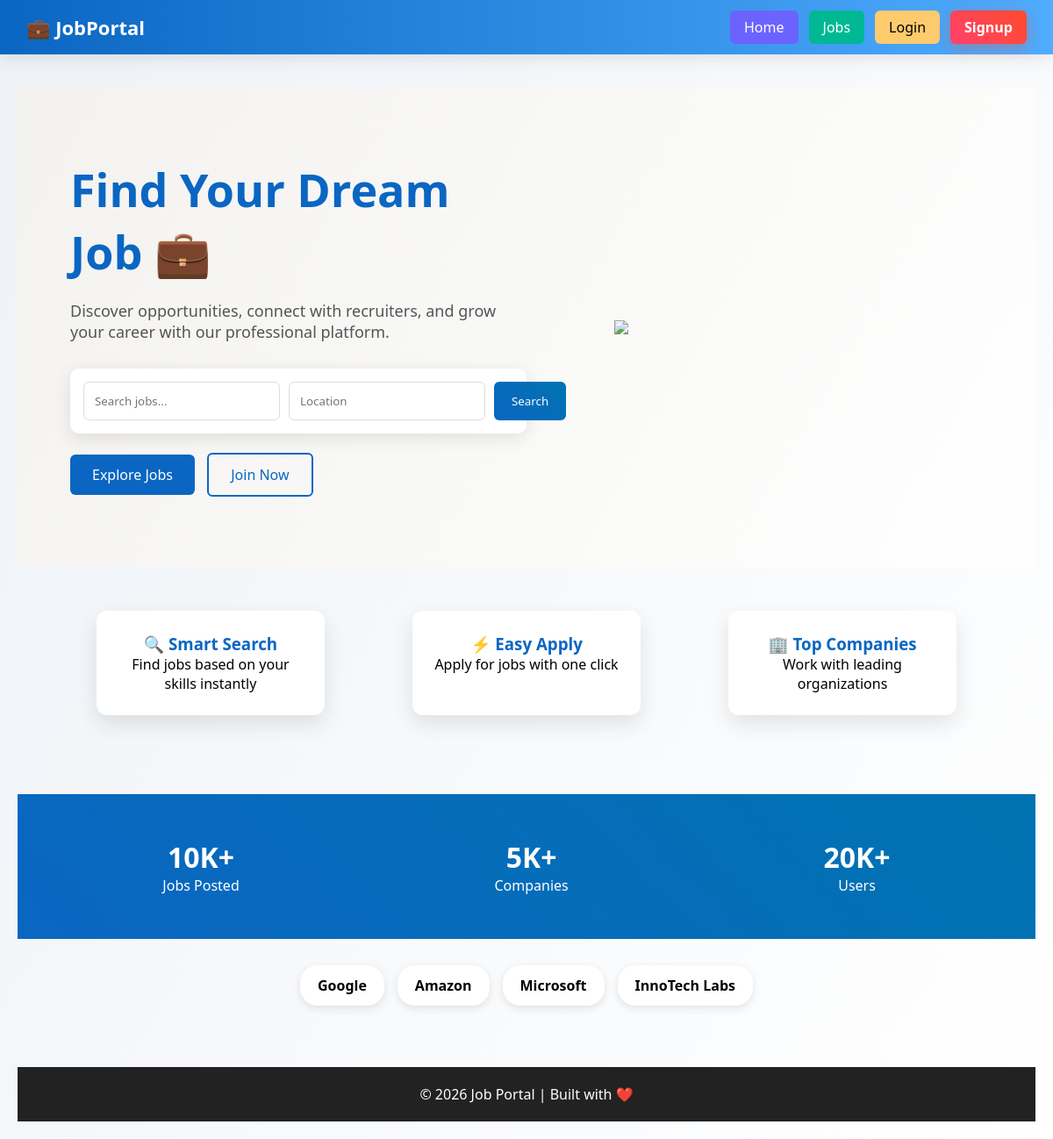
The page / on the database its author committed.
### jobs/models.py (models this page shows, shortened)
class Job(models.Model):
    title = models.CharField(max_length=200)
    description = models.TextField()
    company = models.CharField(max_length=200)
    location = models.CharField(max_length=100)
    posted_by = models.ForeignKey(User, on_delete=models.CASCADE)

### jobs/views.py (the view)
# urls.py: path('', views.home),
def home(request):
    jobs = Job.objects.all()[:6]
    companies = Job.objects.values_list('company', flat=True).distinct()
    return render(request, 'home.html', {
        'jobs': jobs,
        'companies': companies
    })

### templates/home.html (shortened to what this page needs)
{% extends 'base.html' %} {% block content %}
<div class="hero">
  <div class="hero-text">
    <h1>Find Your Dream Job 💼</h1>
    <p>
      Discover opportunities, connect with recruiters, and grow your career with
      our professional platform.
    </p>
    <form action="/jobs/" method="GET" class="search-box">
      <input type="text" name="q" placeholder="Search jobs..." />
      <input type="text" name="location" placeholder="Location" />
      <button type="submit">Search</button>
    </form>
    <br />
    <a href="/jobs/" class="btn-primary">Explore Jobs</a>
    <a href="/signup/" class="btn-secondary">Join Now</a>
  </div>
  <img src="https://cdn-icons-png.flaticon.com/512/1995/1995574.png" />
</div>
<div class="features">
  <div class="feature-card">
    <h3>🔍 Smart Search</h3>
    <p>Find jobs based on your skills instantly</p>
  </div>
  <div class="feature-card">
    <h3>⚡ Easy Apply</h3>
    <p>Apply for jobs with one click</p>
  </div>
  <div class="feature-card">
    <h3>🏢 Top Companies</h3>
    <p>Work with leading organizations</p>
  </div>
</div>
<div class="stats">
  <div class="stat">
    <h2>10K+</h2>
    <p>Jobs Posted</p>
  </div>
  <div class="stat">
    <h2>5K+</h2>
    <p>Companies</p>
  </div>
  <div class="stat">
    <h2>20K+</h2>
    <p>Users</p>
  </div>
</div>
<div class="companies">
  {% for company in companies %}
  <div class="company-card">{{ company }}</div>
  {% endfor %}
</div>
<div class="footer">
  <p>© 2026 Job Portal | Built with ❤️</p>
</div>
{% endblock %}

### templates/base.html (style rules this page uses)
* { margin: 0; padding: 0; box-sizing: border-box; font-family: "Segoe UI", Arial, sans-serif; }
body { background: linear-gradient(120deg, #eef2f7, #ffffff); overflow-x: hidden; }

### templates/home.html (style rules this page uses)
.hero { display: flex; justify-content: space-between; align-items: center; padding: 80px 60px; background: linear-gradient(120deg, #f3f2ef, #ffffff); }
.hero-text { max-width: 520px; }
.hero-text h1 { font-size: 52px; color: #0a66c2; margin-bottom: 20px; }
.hero-text p { font-size: 18px; color: #555; margin-bottom: 30px; }
.search-box { background: white; padding: 15px; margin-top: 20px; border-radius: 10px; display: flex; gap: 10px; box-shadow: 0 5px 20px rgba(0, 0, 0, 0.1); }
.search-box input { flex: 1; padding: 12px; border: 1px solid #ddd; border-radius: 6px; }
.search-box button { padding: 12px 20px; background: linear-gradient(45deg, #0a66c2, #0073b1); color: white; border: none; border-radius: 6px; cursor: pointer; transition: 0.3s; }
.btn-primary { padding: 12px 25px; background: #0a66c2; color: white; border-radius: 6px; text-decoration: none; margin-right: 10px; display: inline-block; transition: 0.3s; }
.btn-secondary { padding: 12px 25px; border: 2px solid #0a66c2; color: #0a66c2; border-radius: 6px; text-decoration: none; display: inline-block; transition: 0.3s; }
.hero img { width: 420px; animation: float 4s ease-in-out infinite; }
.features { display: flex; justify-content: space-around; padding: 40px; flex-wrap: wrap; }
.feature-card { background: white; padding: 25px; width: 260px; border-radius: 12px; text-align: center; transition: 0.3s; box-shadow: 0 10px 25px rgba(0, 0, 0, 0.1); margin: 10px; }
.feature-card h3 { color: #0a66c2; }
.stats { display: flex; justify-content: space-around; background: linear-gradient(45deg, #0a66c2, #0073b1); color: white; padding: 40px 20px; margin-top: 40px; flex-wrap: wrap; }
.stat { text-align: center; margin: 10px; }
.stat h2 { font-size: 32px; }
.companies { display: flex; flex-wrap: wrap; justify-content: center; padding: 30px; gap: 15px; }
.company-card { background: white; padding: 12px 20px; border-radius: 20px; box-shadow: 0 3px 10px rgba(0, 0, 0, 0.1); font-weight: bold; }
.footer { text-align: center; padding: 20px; background: #222; color: white; margin-top: 40px; }

### rows shown on the page
Job: company "Google"
Job: company "Amazon"
Job: company "Microsoft"
Job: company "InnoTech Labs"
